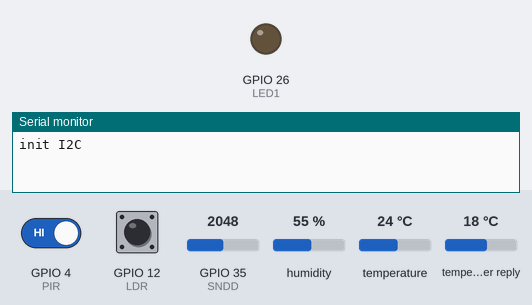
Bench run of a sketch on a simulated ESP32. Shown: output pins drawn as LEDs (lit = HIGH), the last lines printed to the serial monitor. The test bench sets the inputs (shaded band); at power-on: GPIO 4 (PIR) HIGH, GPIO 12 (LDR) HIGH, GPIO 35 (SNDD) = 2048, humidity 55 %, temperature 24 °C, temperature in the weather reply 18 °C. WiFi joins after 1.5 s; servers stay silent unless stated; network time is answered at once with the bench clock; uploads are accepted with an empty reply; the local clock reads 2024-03-15 10:24:30 at power-on unless the sketch sets it; web services answer with replies made up by the test bench.

Above: at 0.1 s.
At 1.7 s:
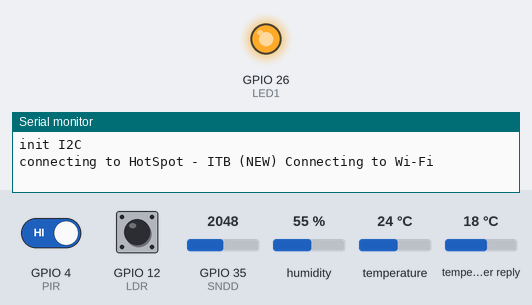
Timing chart, 0 to 3.2 s (numbered marks = the images above):
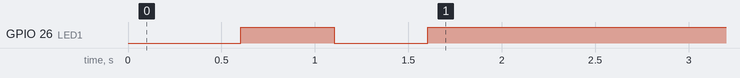

The sketch:

env_no_token.ino
```cpp
#include <WiFi.h>
#include <HTTPClient.h>
#include <ArduinoJson.h>
#include <Adafruit_Sensor.h>
#include <Adafruit_BME280.h>
#include <NTPClient.h>
#include <WiFiUdp.h>
#include <Wire.h>

#define LDR 12
#define SDA1 21
#define SCL1 22
#define PIR  4
#define SNDD 35

#define LED1 26

WiFiUDP ntpUDP;
NTPClient timeClient(ntpUDP);

int statusPIR;
int statusLDR;
float temp;
float hum;
float voice;

String formattedDate;
String dayStamp;
String timeStamp;

Adafruit_BME280 bme;
TwoWire I2Cone = TwoWire(1);
uint32_t n = 400000;

/*
  const char* ssid = "Galaxy M33";
  const char* password = "123456789";
*/
const char* ssid = "HotSpot - ITB (NEW)";
const char* password = "123456789";

const char* Server = "http://206.189.154.62/api/send-datasensor";
String openWeatherMapApiKey = "fd7f3c85b7f4d92e4c2597c6e9c74723";

String city = "Kukusan";
String countryCode = "ID";
String jsonBuffer1, jsonBuffer2;
float temp1;
float suhuLuar;

HTTPClient http;

String httpGETRequest(const char* serverName) {
  WiFiClient client;

  // Your Domain name with URL path or IP address with path
  http.begin(client, serverName);

  // Send HTTP POST request
  int httpResponseCode = http.GET();

  String payload = "{}";

  if (httpResponseCode > 0) {
    Serial.print("HTTP Response code: ");
    Serial.println(httpResponseCode);
    payload = http.getString();
  }
  else {
    Serial.print("Error code: ");
    Serial.println(httpResponseCode);
  }
  // Free resources
  http.end();

  return payload;
}


void setup()
{
  Serial.begin(115200);
  pinMode(LDR, INPUT_PULLUP);
  pinMode(PIR, INPUT_PULLUP);
  pinMode(LED1, OUTPUT);

  Serial.println("init I2C");
  I2Cone.begin(SDA1, SCL1, n); // SDA pin 21, SCL pin 22
  delay(100);
  bool status = bme.begin(0x76, &I2Cone);
  if (!status) {
    Serial.println("Could not find a valid BME280 sensor, check wiring!");
    while (1);
  }
  Serial.printf("connecting to %s ", ssid);
  WiFi.begin(ssid, password);
  Serial.print("Connecting to Wi-Fi");
  while (WiFi.status() != WL_CONNECTED)
  {
    delay(500);
    digitalWrite(LED1, HIGH);
    delay(500);
    digitalWrite(LED1, LOW);

    if (WiFi.status() == WL_CONNECTED)
    {
      digitalWrite(LED1, 1);
    }
  }
  Serial.println();
  Serial.print("Connected with IP: ");
  Serial.println(WiFi.localIP());
  Serial.println();

  timeClient.begin();
  timeClient.setTimeOffset(25200);
}

void loop()
{
  while (!timeClient.update()) {
    timeClient.forceUpdate();
  }

  if (WiFi.status() == WL_CONNECTED)
  {
    // Extract date
    formattedDate = timeClient.getFormattedDate();
    int splitT = formattedDate.indexOf("T");
    dayStamp = formattedDate.substring(0, splitT);
    timeStamp = formattedDate.substring(splitT + 1, formattedDate.length() - 1);
    String serverPath = "http://api.openweathermap.org/data/2.5/weather?q=" + city + "," + countryCode + "&APPID=" + openWeatherMapApiKey;
    String serverName = "http://192.168.137.69/data.json";
    http.begin(serverPath.c_str());
    http.begin(serverName.c_str());

    const size_t size_j = JSON_ARRAY_SIZE(2400);
    DynamicJsonDocument doc(size_j);
    DynamicJsonDocument doc1(size_j);

    hum = bme.readHumidity();
    temp = bme.readTemperature();
    statusPIR = digitalRead(PIR);
    statusLDR = digitalRead(LDR);
    voice = analogRead(SNDD);
    jsonBuffer1 = httpGETRequest(serverPath.c_str());
    jsonBuffer2 = httpGETRequest(serverName.c_str());

    DeserializationError error = deserializeJson(doc, jsonBuffer1);
    temp1 = doc["main"]["temp"].as<float>();
    temp1 = temp1 / 10;

    DeserializationError error1 = deserializeJson(doc1, jsonBuffer2);
    suhuLuar = doc1["temperature"].as<float>();

    HTTPClient http;
    http.begin(Server);
    http.addHeader("Content-Type", "application/json");
    StaticJsonDocument<200> jsonBuffer;
    JsonObject payload = jsonBuffer.to<JsonObject>();
    /*
      payload["id"]=1;
      payload["suhu"]=25;
      payload["humid"]=25;
    */
    //payload["id"]=1;
    String payloadData;
   //String dataJson = "{\"date\":\"" + dayStamp + "\",\"time\": \"" + timeStamp + "\",\"humidity\": " + hum + ",\"ldr\": " + statusLDR + ",\"pir\": " + statusPIR + ",\"temperature\": " + temp + ",\"voice\": " + voice + "}";

    payload["date"] = dayStamp;
    payload["time"] = timeStamp;
    payload["humidity"] = hum;
    payload["ldr"] = statusLDR;
    payload["pir"] = statusPIR;
    payload["temperature"] = temp;
    payload["voice"] = voice;
    payload["device_id"] = "device2";
    payload["openweather"] = temp1;
    payload["suhu_luar_ruangan"] = suhuLuar;

    serializeJsonPretty(payload, Serial);
    serializeJson(payload, payloadData);
    // Serial.println(dataJson);
    Serial.println(" ");
    int httpResponseCode = http.POST(payloadData);
    if ((httpResponseCode > 0))
    {
      String response = http.getString();
      Serial.println("Response Code : " + String(httpResponseCode));
      // Serial.println(response);
    }
    else
    {
      Serial.print("Error on sending POST: ");
      Serial.println("Respon Code : " + String(httpResponseCode));
    }
    http.end();
  }
  else Serial.println("Error in WiFi connection");
  delay(60000);
}
```
